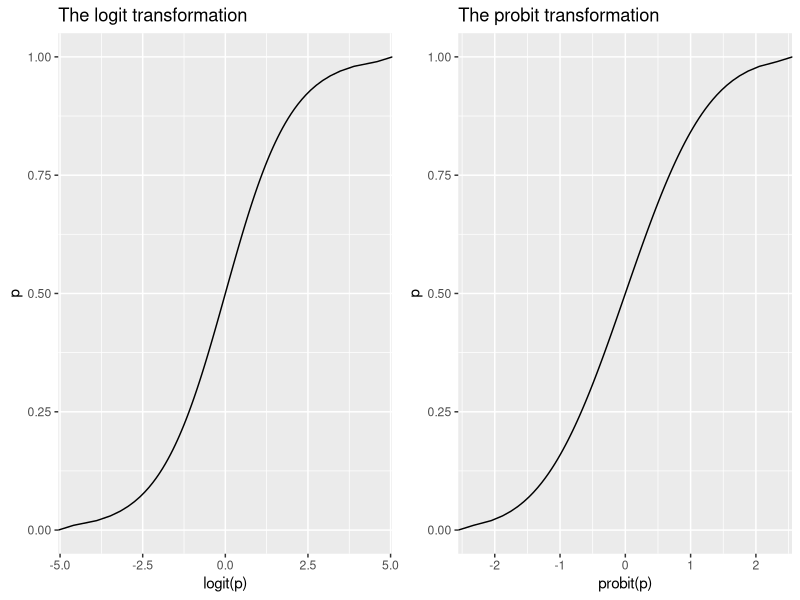

This chart was generated by the following R code: (Note: this script raises an error after producing the figure.)
## ---- chunk 1
library(ggplot2)
p <- seq(0, 1, by=.01)
logit.p <- log(p/(1-p))
a <- qplot(logit.p, p, geom="line", xlab = "logit(p)", main="The logit transformation")
probit.p <- qnorm(p)
b <- qplot(probit.p, p, geom="line", xlab = "probit(p)", main="The probit transformation")
## ---- chunk 2
gridExtra::grid.arrange(a,b, ncol=2)
## ---- chunk 3
dep_sex_model <- glm(cases ~ sex, data=depress, family="binomial")
summary(dep_sex_model)
## ---- chunk 4
exp(coef(dep_sex_model))
exp(confint(dep_sex_model))
## ---- chunk 5
mvmodel <- glm(cases ~ age + income + sex, data=depress, family="binomial")
summary(mvmodel)
## ---- chunk 6
exp(.92945)
exp(coef(mvmodel)[4])
## ---- chunk 7
exp(coef(mvmodel))
exp(confint(mvmodel))
## ---- chunk 8
exp(10*coef(mvmodel)[2])
## ---- chunk 9
round(exp(10*confint(mvmodel)[2,]),3)
## ---- chunk 10
par(mfrow=c(2,2))
hist(addhealth$income, probability = TRUE); lines(density(addhealth$income, na.rm=TRUE), col="red")
hist(addhealth$logincome, probability = TRUE); lines(density(addhealth$logincome, na.rm=TRUE), col="blue")
qqnorm(addhealth$income); qqline(addhealth$income, col="red")
qqnorm(addhealth$logincome); qqline(addhealth$logincome, col="blue")
## ---- chunk 11
ln.mod.2 <- lm(logincome~wakeup + female_c, data=addhealth)
summary(ln.mod.2) %>% pander()
1-exp(confint(ln.mod.2)[-1,])
## ---- chunk 12
addhealth$nsib <- ifelse(addhealth$H4WS1<90,addhealth$H4WS1, NA) 
## ---- chunk 13
hist(addhealth$nsib, xlab="Number of siblings", ylab="Count", main="",axes=FALSE, ylim=c(0,3000))
axis(1);axis(2, las=2);box()
## ---- chunk 14
nsib.model <- glm(nsib ~ agew1 + female, data=addhealth, family="poisson")
pander(summary(nsib.model))
## ---- chunk 15
betas <- cbind(coef(nsib.model), confint(nsib.model))
kable(exp(betas), digits=3)
